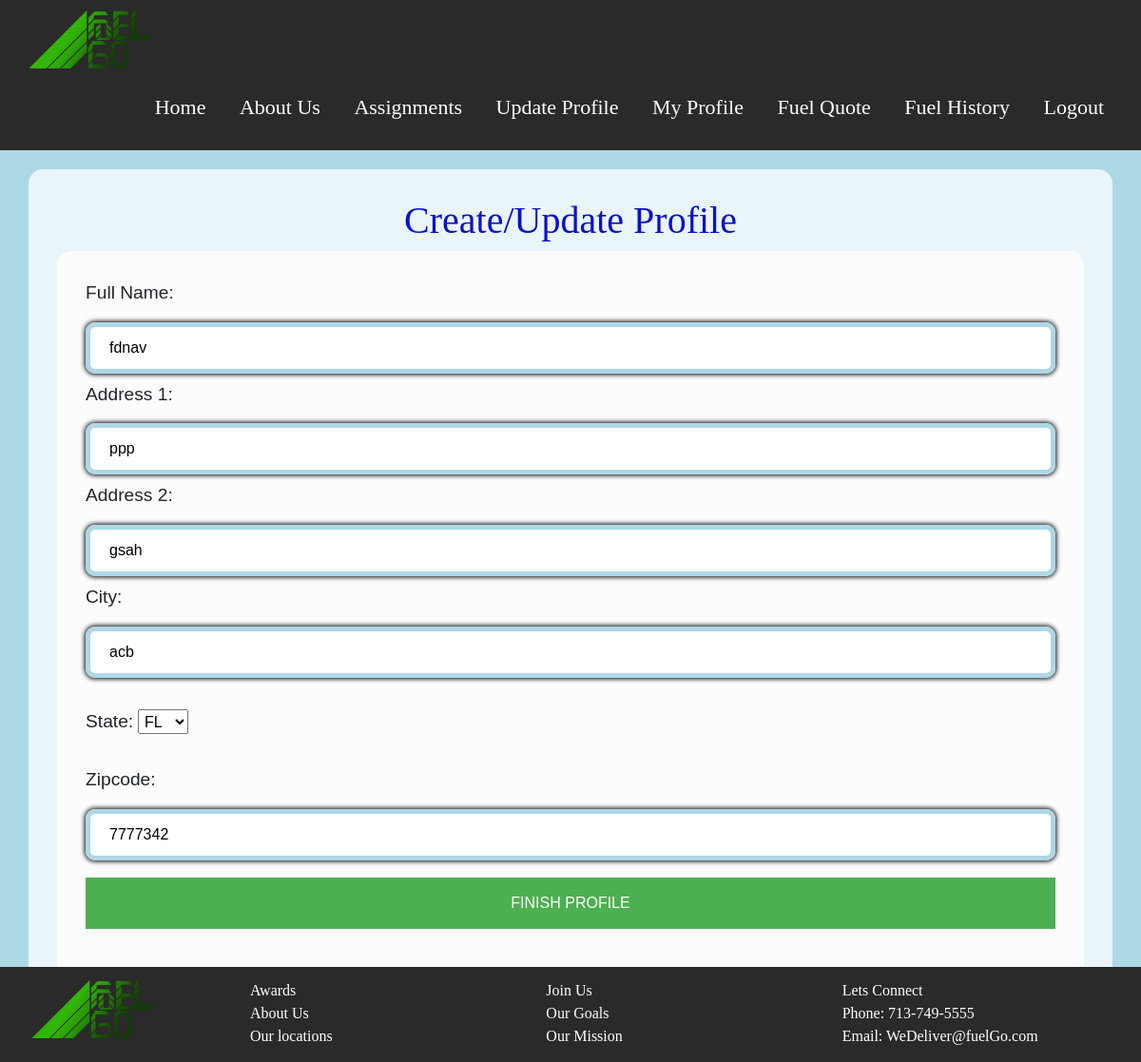
Page /profilepage (signed in) on the committed database.
### Fuel_Go/models.py (models this page shows)
class Profile(db.Model):
    id = db.Column(db.Integer, primary_key=True)
    full_name = db.Column(db.String(50))
    address1 = db.Column(db.String(100))
    address2 = db.Column(db.String(100))
    city = db.Column(db.String(100))
    state = db.Column(db.String(2))
    zipcode = db.Column(db.String(9))
    user_id = db.Column(db.Integer, db.ForeignKey('user.id'))

### Fuel_Go/views.py (the view, shortened to what this page needs)
@views.route('/profilepage', methods=['GET', 'POST'])
def create_profile():
    user = User.query.get(current_user.id)
    profile_list = user.user_profile
    if profile_list:
        if len(profile_list) > 1:
            del (profile_list[:-1])
        cur_profile_id = profile_list[0].id
        user_profile = Profile.query.get(cur_profile_id)
        user_address1 = user_profile.address1
        user_address2 = user_profile.address2
        user_city = user_profile.city
        user_state = user_profile.state
        user_zipcode = user_profile.zipcode
        user_fullname = user_profile.full_name
        return render_template("profilepage.html", user=current_user, full_name=user_fullname, address1=user_address1,
                           address2=user_address2, city=user_city, state=user_state, zipcode=user_zipcode)
    else:
        return render_template("profilepage.html", user=current_user)

### Fuel_Go/__init__.py (called while the page is built)
def create_app():
    app = Flask(__name__)
    app.config['SECRET_KEY'] = 'xnskcndkv'
    app.config['SQLALCHEMY_DATABASE_URI'] = f'sqlite:///{DB_NAME}'
    db.init_app(app)
    from .views import views
    from .auth import auth
    app.register_blueprint(views, url_prefix='/')
    app.register_blueprint(auth, url_prefix='/')
    from .models import User, Profile, Quote
    create_database(app)
    login_manager = LoginManager()
    login_manager.login_view = 'auth.login'
    login_manager.init_app(app)
    @login_manager.user_loader
    def load_user(id):
        return User.query.get(int(id))
    return app

### Fuel_Go/Templates/profilepage.html (shortened to what this page needs)
{% extends "base.html" %}
{% block content%}
<head>
<link rel="stylesheet" type="text/css" href="../static/Styles/styling.css">
</head>
<form method = "POST">
<body>
    <center> <h1 style="color:rgb(11, 17, 202); font-family: Yeseva One;">Create/Update Profile </h1> </center>
    <div class="container_long_page">
        <label style="font-size:larger" style="color:rgb(0, 0, 0)" for="fullname">Full Name: </label>
        <input
            type="text"
            id ="fullname"
            name="fullname"
            placeholder="Enter Full Name (Last, First)"
            maxlength = "50"
            value = "{{full_name}}"
            required
        >
        <label  style="font-size:larger" style="color:rgb(0, 0, 0)" for="address1">Address 1: </label>
        <input
            type="text"
            id="address1"
            name="address1"
            placeholder="Enter Address 1"
            maxlength = "100"
            value = "{{address1}}"
            required
        >
        <label  style="font-size:larger" style="color:rgb(0, 0, 0)" for="address2">Address 2: </label>
        <input
            type="text"
            id="address2"
            name="address2"
            placeholder="Enter Address 2 (Optional)"
            value = "{{address2}}"
            maxlength = "100"
        >
        <label  style="font-size:larger" style="color:rgb(0, 0, 0)" for="city">City: </label>
        <input
            type="text"
            id="city"
            name="city"
            placeholder="Enter city"
            maxlength = "100"
            value = "{{city}}"
            required
        >
        <br> <br>
        <label  style="font-size:larger" style="color:rgb(0, 0, 0)" for="state">State: </label>
        <select class="state" id="state" name="state"  required>
            <option value="{{state}}" selected>{{state}}</option>
        </select>
        <br>
        <br>
        <label  style="font-size:larger" style="color:rgb(0, 0, 0)" for="zipcode">Zipcode: </label>
        <input
            type="text"
            id="zipcode"
            name="zipcode"
            placeholder="Enter Zipcode"
            minlength = "5"
            maxlength = "9"
            value = "{{zipcode}}"
            required
        >
        <br>
        <button type="submit">FINISH PROFILE</button>
    </div>
</body>
</form>
{% endblock %}

### Fuel_Go/static/styles/styling.css (style rules this page uses)
body { font-family: Calibri, Helvetica, sans-serif; background-color: lightblue; margin: 0; padding: 20; background-image: url("../images/Roads2.jpg"); background-repeat: no-repeat; background-size: cover; }
button { background-color: #4CAF50; width: 100%; color: white; padding: 15px; margin: 10px 0px; border: none; cursor: pointer; }
input[type=text],input[type=email], input[type=date], input[type=number], input[type=password] { width: 100%; margin: 8px 0; padding: 10px 20px; box-shadow: 0 0 5px 1px; border-radius: 10px; display: inline-block; border: 5px solid lightblue; box-sizing: border-box; background-color: rgba(255, 255, 255, 0.9); }
.container_long_page { height:auto; width: auto; margin: auto; padding: 30px; padding-bottom: 100px; background: rgba(255, 255, 255, 0.75); border-radius: 15px ; }
.state { padding: 2.5px; }
* { margin: 0; padding: 0; box-sizing: border-box; font-family: 'Poppins', sans-serif; }

### rows in the picture
Profile: fullname "fdnav", address1 "ppp", address2 "gsah", city "acb", state "FL", zipcode "7777342"
